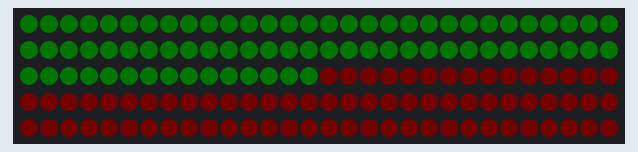
Bench run of a sketch on a simulated Arduino Uno, built with avr-gcc and run on an emulated ATmega328P. On the bench: 150 RGB LEDs in strip order, left to right, continuing on the next row. Dim RGB values are drawn brighter than linear; colours are those a GRB WS2812 strip shows for the declared byte order; what the sketch prints to the serial monitor is not drawn.

Above: at 0.1 s.

The sketch:

music.ino
```cpp
/**
 * LED Music Visualizer
 * by Devon Crawford
 * using the FastLED library: http://fastled.io/
 * April 22, 2018
 * Watch the video: https://youtu.be/lU1GVVU9gLU
 */
#include "FastLED.h"

#define NUM_LEDS 150        // How many leds in your strip?
#define updateLEDS 8        // How many do you want to update every millisecond?
#define COLOR_SHIFT 180000  // Time for colours to shift to a new spectrum (in ms)
CRGB leds[NUM_LEDS];       // Define the array of leds
const float pi = 3.1415;

// Define the digital I/O PINS..
#define DATA_PIN 6          // led data transfer
#define PITCH_PIN 0         // pitch input from frequency to voltage converter
#define BRIGHT_PIN 4        // brightness input from amplified audio signal

// Don't touch these, internal color variation variables
unsigned long setTime = COLOR_SHIFT;
int shiftC = 0;
int mulC = 2;

// Define color structure for rgb
struct color {
  int r;
  int g;
  int b;
};
typedef struct color Color;

void setup() {
    Serial.begin(9600);
    FastLED.addLeds<WS2812, DATA_PIN>(leds, NUM_LEDS);
    pinMode(A0, INPUT);
    pinMode(A4, INPUT);

    for(int i = 0; i < NUM_LEDS ; i++) {
      if(i < NUM_LEDS/2){
        int green = setLeds(i);
        leds[i] = CRGB(1-green,green,0);
      }
      else{
        int blue = setLeds(i-NUM_LEDS);
        leds[i] = CRGB(0,1-blue,blue);
      }
    }
    FastLED.show();
}

void loop() {
  unsigned long time = millis();

// Shift the color spectrum by 200 on set intervals (setTime)
//  if(time / (double)setTime >= 1) {
//    setTime = time + COLOR_SHIFT;
//    Serial.println(setTime);
//    shiftC += 200;
//    mulC++;
//    if(shiftC >= 600) {
//      shiftC = 0;
//    }
//    if(mulC > 3) {
//      mulC = 2;
//    }
//  }
//
//  // Shift all LEDs to the right by updateLEDS number each time
//  for(int i = NUM_LEDS - 1; i >= updateLEDS; i--) {
//    leds[i] = leds[i - updateLEDS];
//  }

  for(int i = 0; i < NUM_LEDS ; i++) {
      if(i < NUM_LEDS/2){
        int green = setLeds(i);
        Serial.println(green);
        leds[i] = CRGB(1-green,green,0);
      }
      else{
        int blue = setLeds(i-NUM_LEDS);
        leds[i] = CRGB(0,1-blue,blue);
      }
    }
  FastLED.show();
//  // Get the pitch and brightness to compute the new color
//  int newPitch = (analogRead(PITCH_PIN)*2) + shiftC;
//  int bright = analogRead(BRIGHT_PIN);
//  int randon = analogRead(RANDON_PIN);
//  Serial.print(newPitch);
//  Serial.print("\t");
//  Serial.print(bright);
//  Serial.print("\t");
//  Serial.print(randon);
//  Serial.print("\n");
//  Color nc = pitchConv(newPitch, bright);
//
//  // Set the left most updateLEDs with the new color
//  for(int i = 0; i < updateLEDS; i++) {
//    leds[i] = CRGB(nc.r, nc.g, nc.b);
//  }
//  FastLED.show();
//
//  //printColor(nc);
//  delay(1);
}
int setLeds(int i){
  double x = i;
  int v = x * pi / (2 * NUM_LEDS);
  return pow(sin(v),2);
}

/**
 * Converts the analog brightness reading into a percentage
 * 100% brightness is 614.. about 3 volts based on frequency to voltage converter circuit
 * The resulting percentage can simply be multiplied on the rgb values when setting our colors,
 * for example black is (0,0,0) so when volume is off we get 0v and all colors are black (leds are off)
 */
double convBrightness(int b) {
  double c = b / 614.0000;
  if( c < 0.05 ) {
    c = 0;
  }
  if( c >= 0.05 && c < 0.2) {
    c = c * 1.5;
  }
  else if(c > 1) {
    c = 1.00;
  }
  return c;
}

/**
 * Creates a new color from pitch and brightness readings
 * int p         analogRead(pitch) representing the voltage between 0 and 5 volts
 * double b      analogRead(brightness) representing volume of music for LED brightness
 * returns Color structure with rgb values, which appear synced to the music
 */
Color pitchConv(int p, int b) {
  Color c;
  double bright = convBrightness(b);

  if(p < 40) {
    setColor(&c, 255, 0, 0);
  }
  else if(p >= 40 && p <= 77) {
    int b = (p - 40) * (255/37.0000);
    setColor(&c, 255, 0, b);
  }
  else if(p > 77 && p <= 205) {
    int r = 255 - ((p - 78) * 2);
    setColor(&c, r, 0, 255);
  }
  else if(p >= 206 && p <= 238) {
    int g = (p - 206) * (255/32.0000);
    setColor(&c, 0, g, 255);
  }
  else if(p <= 239 && p <= 250) {
    int r = (p - 239) * (255/11.0000);
    setColor(&c, r, 255, 255);
  }
  else if(p >= 251 && p <= 270) {
    setColor(&c, 255, 255, 255);
  }
  else if(p >= 271 && p <= 398) {
    int rb = 255-((p-271)*2);
    setColor(&c, rb, 255, rb);
  }
  else if(p >= 398 && p <= 653) {
    setColor(&c, 0, 255-(p-398), (p-398));
  }
  else {
    setColor(&c, 255, 0, 0);
  }
  setColor(&c, c.r * bright, c.g * bright, c.b * bright);
  return c;
}

void setColor(Color *c, int r, int g, int b) {
  c->r = r;
  c->g = g;
  c->b = b;
}

// Prints color structure data
void printColor(Color c) {
  Serial.print("( ");
  Serial.print(c.r);
  Serial.print(", ");
  Serial.print(c.g);
  Serial.print(", ");
  Serial.print(c.b);
  Serial.println(" )");
}
```
